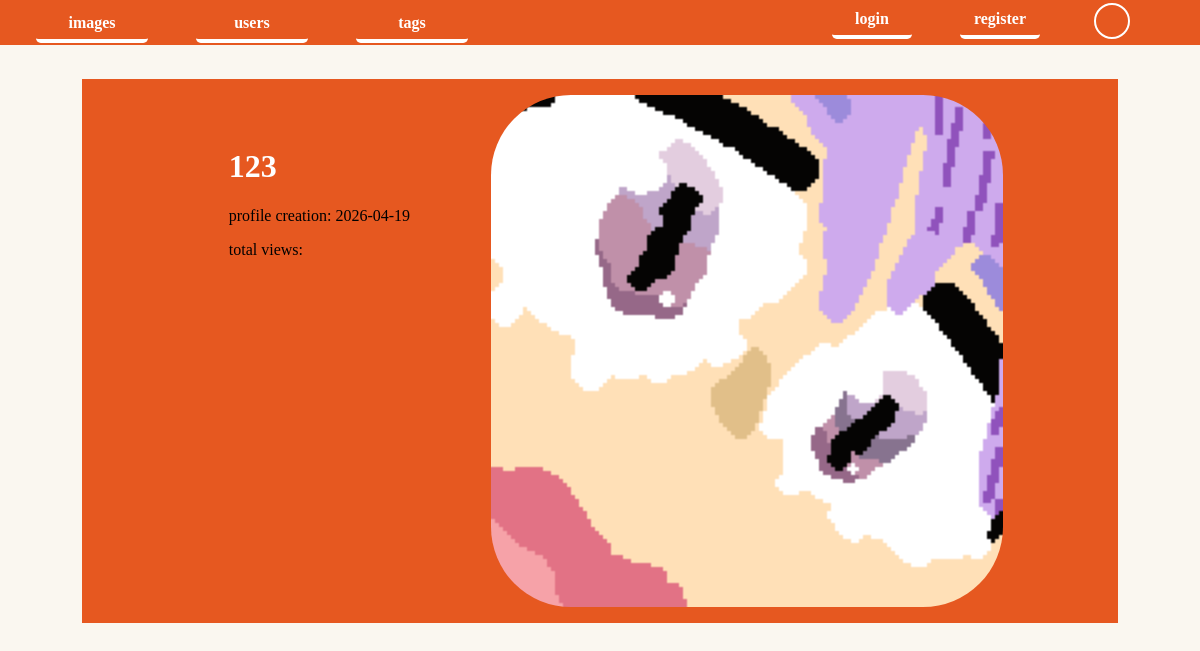
Screenshot of /profile.php?userId=3 with the database file from the repository.
### tables this page shows
CREATE TABLE `users` (
  `userId` int(255) NOT NULL,
  `name` varchar(255) NOT NULL,
  `password` varchar(255) NOT NULL,
  `userImage` varchar(255) NOT NULL DEFAULT 'userImages/default.png',
  `email` varchar(255) DEFAULT NULL,
  `privileges` int(11) NOT NULL DEFAULT 0 COMMENT '0=user\r\n1=user with email\r\n2=moderator\r\n3=admin\r\n4=owner',
  `userCreation` date NOT NULL DEFAULT current_timestamp()
);

### back/functions.php (called while the page is built, shortened)
<?php
class Stmt{
    private $db;
    private $stmt;
    public function __construct($db, $stmt="SELECT * FROM users"){
        $this->db = $db;
        if(($this->stmt=$db->prepare($stmt))===false){
            echo"<div class='err'> stmt failed".mysqli_error($db)."</div>";
            exit;
        }
    }
    function bind($type, $param){
        if (is_array($param))$param = array_values($param);
        else $param= array($param);
        for ($i=0; $i<count($param);$i++){
            $arr[$i]=&$param[$i];
        }
        call_user_func_array(array($this->stmt, "bind_param"), array_merge(array($type), $arr));
    }
    function exe(){
        if(!$this->stmt->execute()){
            echo "<div class='err'>execution error</div>".mysqli_error($this->db);
            exit;
        }
    }
    function fetch(){
        return mysqli_fetch_all($this->stmt->get_result(), MYSQLI_ASSOC);
    }
}
?>
<?php
function getUser($db, $userId){
    $stmt = new Stmt($db, "SELECT * FROM users WHERE userId = ?");
    $stmt->bind("i", $userId);
    $stmt->exe();
    return $stmt->fetch()[0];
}
?>

### profile.php (the view, shortened to what this page needs)
<?php
require "block/header.phtml";
if (isset($_GET["userId"])){
    $user = getUser($db, $_GET["userId"]);
}
else echo"<h1>CO TU DELAS PARCHANTE</h1>";
?>
<div id="profileSpace">
    <div id="profileInfo">
        <h1 id="profileName"><?=$user["name"]?></h1>
    <p id="profileCreation">profile creation: <?=$user["userCreation"]?></p>
    <p id="profileViews">
        <?php
            echo "total views: ".$totalViews;
        ?>
    </p>
    </div>
    <?php
    if (isset($_SESSION["user"])&&$user["userId"]===$_SESSION["user"]["userId"]){
    ?>
        <form action="#" method="post" enctype="multipart/form-data" id="changeImage" name="changeImage">
            <label for="profileImg"> <img id="profileImg" src="<?=$user["userImage"]?>"> </label>
            <input accept="image/" style="display:none" type="file" name="userImageP" id="userImageP">
        </form>
        <script>$(document).ready(function(){$("#userImageP").change(function(){$("#changeImage").submit();})}) </script>
    <?php
    }
    else{
    ?>
        <img id="profileImg" src="<?=$user["userImage"]?>">
    <?php
    }
    ?>
</div>

### block/header.css (style rules this page uses)
:root { --themeMain: rgb(230, 88, 32); --themeBackground: rgb(59, 59, 59); --themeIndent: rgb(189, 70, 23); --themeHover: rgb(142, 140, 216); --themeGre: rgb(100,200,100); --themeRed: rgb(216, 64, 64); --themeText: rgb(255,255,255); --themeNavText: rgb(255,255,255); }
body { margin:0% 2% 0% 2%; background:var(--themeBackground); color:var(--themeText); }
#profileSpace { width:70%; padding:1rem 10% 1rem 10%; margin:2% 5% 0 5%; background:var(--themeMain); display:flex; justify-content: space-between; }
#profileInfo { padding:2rem 2rem 2rem 2rem; }
#profileName { color:var(--themeNavText); }
#profileImg { background:var(--themeIndent); border-radius:5rem; width: 32rem; height:32rem; }

### rows the page displays
users: name "123", userCreation "2026-04-19", userImage (placeholder picture)
